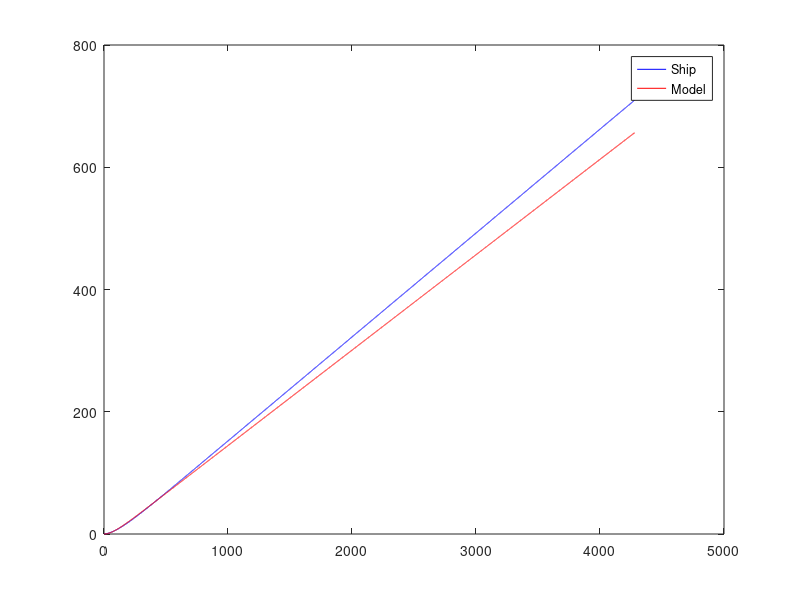

The MATLAB script that drew this image:
clc;
close all;

figure
load('part1.mat');
load('part1_copy');
plot(part1(1,:),part1(2,:),'b');
hold on;
plot(part1_copy(1,:),part1_copy(2,:),'r');
legend('Ship','Model');